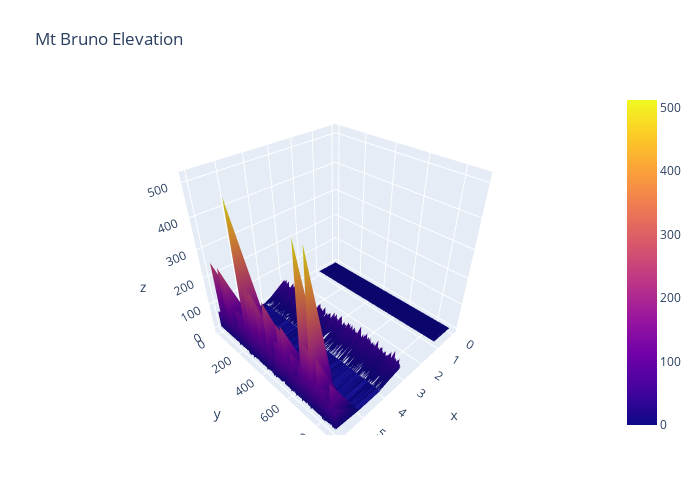

Here is the notebook cell this chart was saved with:
### Code cell
import plotly.graph_objects as go

import pandas as pd

fig = go.Figure(data=[go.Surface(z=df)])

fig.update_layout(title=dict(text='Mt Bruno Elevation'), autosize=False,
                  width=700, height=500,
                  margin=dict(l=65, r=50, b=65, t=90))

fig.show()

### Figure 1 — Plotly figure (JSON) as saved in the notebook; plotly's stock layout.template omitted (floating-point values rounded to 4 significant figures; data arrays with more than 128 entries replaced by an {"elided": "..."} marker saying what was removed)
{"data": [{"type": "surface", "z": {"elided": "891x15 mixed values"}}], "layout": {"autosize": false, "height": 500, "margin": {"b": 65, "l": 65, "r": 50, "t": 90}, "title": {"text": "Mt Bruno Elevation"}, "width": 700}}
